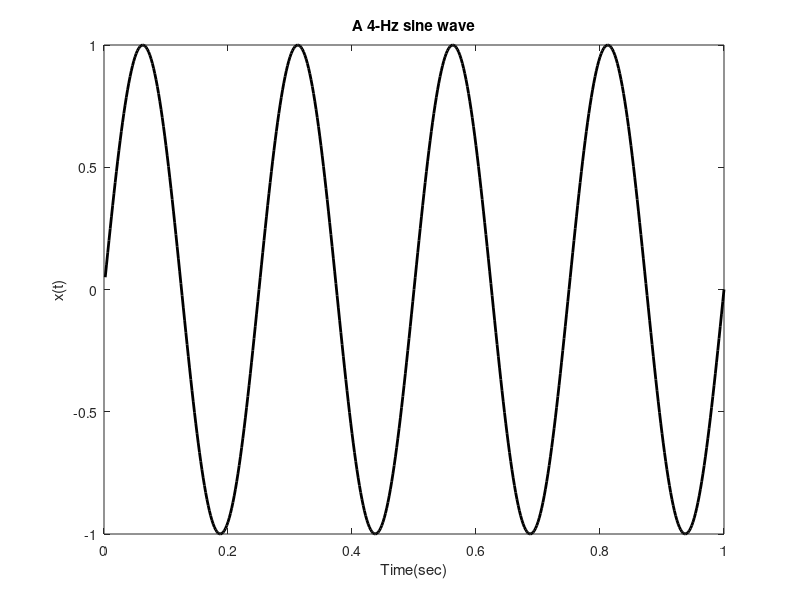

This chart was generated by the following MATLAB code: (Note: this script raises an error after producing the figure.)
% John Semmlow- 'Signals and Systems for Bioengineers, A MATLAB - Based Introduction', 2ndEd
%  Example 1.5 Program to generate a 500 point vector containing a 4 Hz sine wave 
%  with a sample frequency of 500 Hz

fs = 500;                   			% Sample interval
N = 500;                        		% Number of points
f = 4;                              	% Frequency of sine wave
t = (1:N)/fs;                   		% Generate time vector
x = sin(2*pi*f*t);                      % Generate sine wave
RMS = sqrt(mean(x.^2));                 % Calculate RMS
disp (RMS)                         	 	% and display
figure(1)
plot(t,x,'k','LineWidth',2);            % Plot sine wave
xlabel('Time(sec)');                    % Label axes
ylabel('x(t)');	
title('A 4-Hz sine wave')

%%
% Example 1.6 Program to plot EEG data and  +/- one standard deviation 

load eeg_data;              		              % Load the data (from the CD)
fs = 50;                    		              % Sample frequency of 50 Hz
N = length(eeg);                                  % Get data length
t = (1:N)/fs;                                     % Generate time vector
figure(2)
hold on
plot(t,eeg,'k'); hold on;                         % Plot the data
std_dev = sqrt(sum((eeg - mean(eeg)).^2)/(N-1));  % Eq. 1.22 
std_dev1 = std(eeg);         		              % MATLAB standard deviation
avg = mean(eeg);                                  % Determine the mean of EEG
disp([std_dev std_dev1])
plot([t(1) t(end)],[std_dev+avg std_dev+avg],':k'); 
plot([t(1) t(end)],[-std_dev+avg -std_dev+avg],':k'); 
xlabel('Time (sec)','FontSize',14);
ylabel('EEG','FontSize',14);
title({'The segment of an EEG signal with the positive and negative standard',...
       'deviations indicated by a dotted horizontal line.'})

%%
% Example 1.7 Load the visual evoked response data, 
%  Construct and plot the ensemble average

load ver;						   % Get visual evoked response data;
fs = 1/.005;					   % Sample interval = 5 msec
[nu,N] = size(ver);                % Get data matrix size 
if nu > N
	ver = ver';
	t = (1:nu)/fs;                 % Generate time vector 
else
	t = (1:N)/fs;				   % Time vector if no transpose	
end

figure(3)
plot(t,ver(1,:));                  % Plot individual record
xlabel('Time(sec)','FontSize',14); %Label axis
ylabel('EEG','FontSize',14);
title('The raw EEG signal showing a single response to an evoked stimulus')

% Construct and plot the ensemble average
avg = mean(ver);				   % Calculate ensemble average 
figure(4)
plot(t,avg);					   % Plot ensemble average other data
xlabel('Time(sec)','FontSize',14); %Label axis
ylabel('EEG','FontSize',14);
title('The ensemble average of 100 individual signals showing the VER')

%%
% Example 1.8 Example to evaluate noise reduction in ensemble averaging. 
 
load ver;						% Get visual evoked response data;
fs = 1/.005;					% Sample interval = 5 msec
[nu,N] = size(ver);             % Get data matrix size 
if nu > N
	ver = ver';
	t = (1:nu)/fs;              % Generate time vector 
else
	t = (1:N)/fs;				% Time vector if no transpose	
end	

figure(5)
hold on
subplot(2,1,1);
plot(t,ver(1,:),'k'); 			% Plot individual record
xlabel('Time(sec)','FontSize',14);
ylabel('EEG','FontSize',14);
% Construct and plot the ensemble average
avg1 = mean(ver);				% Calculate ensemble average 
avg2 = mean(ver(1:25,:));
subplot(2,1,2);
plot(t,avg1,'k');				% Plot ensemble average other data
xlabel('Time(sec)','FontSize',14);
ylabel('EEG','FontSize',14);

figure(6);
plot(t,avg2);					% Plot ensemble average other data
xlabel('Time(sec)','FontSize',14);
ylabel('EEG','FontSize',14);

% Estimate the noise components
ver_noise = ver(1,:) - actual_ver;
avg1_noise = avg1 - actual_ver;
avg2_noise = avg2 - actual_ver;
std_ver = std(ver_noise);
std_avg1 = std(avg1_noise);
std_avg2 = std(avg2_noise);

%%



















